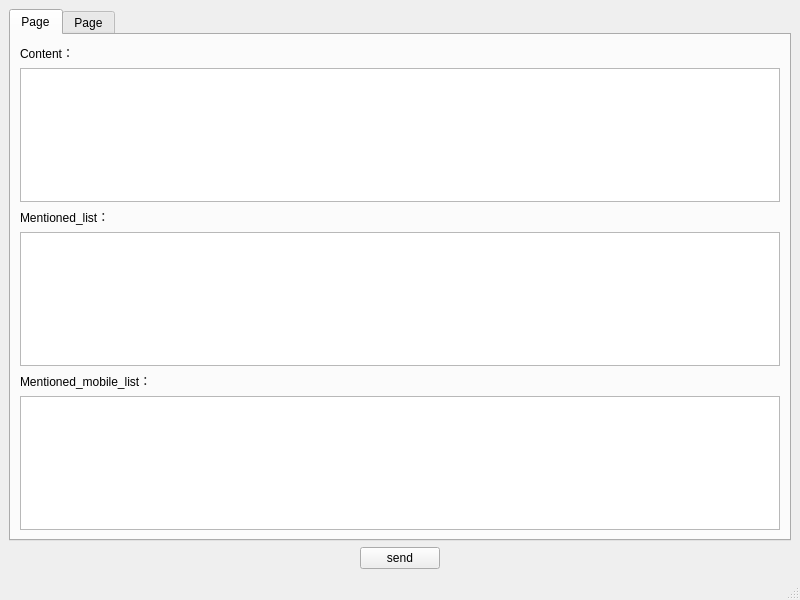
<?xml version="1.0" encoding="UTF-8"?>
<ui version="4.0">
 <class>MainWindow</class>
 <widget class="QMainWindow" name="MainWindow">
  <property name="geometry">
   <rect>
    <x>0</x>
    <y>0</y>
    <width>800</width>
    <height>600</height>
   </rect>
  </property>
  <property name="windowTitle">
   <string>企业微信Robot客户端</string>
  </property>
  <widget class="QWidget" name="centralwidget">
   <layout class="QVBoxLayout" name="verticalLayout_2">
    <item>
     <widget class="QTabWidget" name="tabWidget">
      <property name="toolTip">
       <string>&lt;html&gt;&lt;head/&gt;&lt;body&gt;&lt;p&gt;&lt;br/&gt;&lt;/p&gt;&lt;/body&gt;&lt;/html&gt;</string>
      </property>
      <property name="currentIndex">
       <number>0</number>
      </property>
      <widget class="QWidget" name="textTab">
       <attribute name="title">
        <string>Page</string>
       </attribute>
       <layout class="QVBoxLayout" name="verticalLayout">
        <item>
         <widget class="QLabel" name="contentLabel">
          <property name="text">
           <string>Content：</string>
          </property>
         </widget>
        </item>
        <item>
         <widget class="QTextEdit" name="contentTextEdit"/>
        </item>
        <item>
         <widget class="QLabel" name="mentionedListLabel">
          <property name="text">
           <string>Mentioned_list：</string>
          </property>
         </widget>
        </item>
        <item>
         <widget class="QTextEdit" name="mentionedListTextEdit"/>
        </item>
        <item>
         <widget class="QLabel" name="mentionedMobileListLabel">
          <property name="text">
           <string>Mentioned_mobile_list：</string>
          </property>
         </widget>
        </item>
        <item>
         <widget class="QTextEdit" name="mentionedMobileListTextEdit"/>
        </item>
       </layout>
      </widget>
      <widget class="QWidget" name="markdownTab">
       <attribute name="title">
        <string>Page</string>
       </attribute>
       <layout class="QVBoxLayout" name="verticalLayout_3">
        <item>
         <widget class="QLabel" name="label">
          <property name="text">
           <string>MarkDown Content:</string>
          </property>
         </widget>
        </item>
        <item>
         <widget class="QTextEdit" name="markdownTextEdit"/>
        </item>
       </layout>
      </widget>
     </widget>
    </item>
    <item>
     <layout class="QHBoxLayout" name="horizontalLayout">
      <item>
       <spacer name="horizontalSpacer">
        <property name="orientation">
         <enum>Qt::Horizontal</enum>
        </property>
        <property name="sizeHint" stdset="0">
         <size>
          <width>40</width>
          <height>20</height>
         </size>
        </property>
       </spacer>
      </item>
      <item>
       <widget class="QPushButton" name="pushButton">
        <property name="text">
         <string>send</string>
        </property>
       </widget>
      </item>
      <item>
       <spacer name="horizontalSpacer_2">
        <property name="orientation">
         <enum>Qt::Horizontal</enum>
        </property>
        <property name="sizeHint" stdset="0">
         <size>
          <width>40</width>
          <height>20</height>
         </size>
        </property>
       </spacer>
      </item>
     </layout>
    </item>
   </layout>
  </widget>
  <widget class="QMenuBar" name="menubar">
   <property name="geometry">
    <rect>
     <x>0</x>
     <y>0</y>
     <width>800</width>
     <height>21</height>
    </rect>
   </property>
  </widget>
  <widget class="QStatusBar" name="statusbar"/>
 </widget>
 <resources/>
 <connections/>
</ui>
